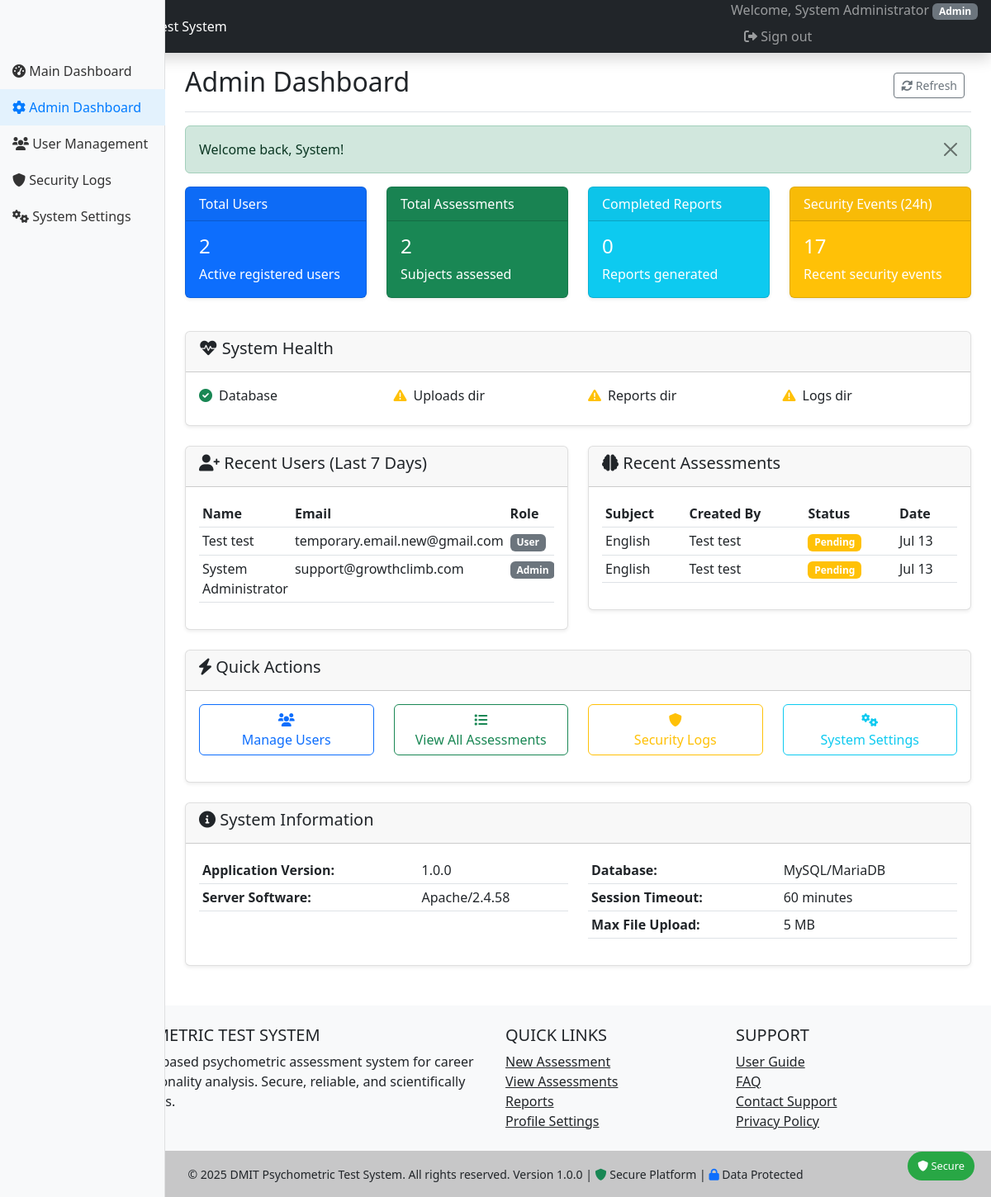
Page /admin/dashboard.php (signed in) on the committed database.
### tables this page shows
CREATE TABLE `users` (
  `id` int(11) NOT NULL,
  `username` varchar(50) NOT NULL,
  `email` varchar(100) NOT NULL,
  `password_hash` varchar(255) NOT NULL,
  `salt` varchar(32) NOT NULL,
  `role` enum('admin','counselor','user') DEFAULT 'user',
  `first_name` varchar(50) NOT NULL,
  `last_name` varchar(50) NOT NULL,
  `phone` varchar(15) DEFAULT NULL,
  `date_of_birth` date DEFAULT NULL,
  `gender` enum('male','female','other') DEFAULT NULL,
  `is_active` tinyint(1) DEFAULT 1,
  `email_verified` tinyint(1) DEFAULT 0,
  `verification_token` varchar(255) DEFAULT NULL,
  `reset_token` varchar(255) DEFAULT NULL,
  `reset_token_expires` datetime DEFAULT NULL,
  `last_login` datetime DEFAULT NULL,
  `login_attempts` int(11) DEFAULT 0,
  `locked_until` datetime DEFAULT NULL,
  `created_at` timestamp NULL DEFAULT current_timestamp(),
  `updated_at` timestamp NULL DEFAULT current_timestamp() ON UPDATE current_timestamp()
);

CREATE TABLE `assessment_subjects` (
  `id` int(11) NOT NULL,
  `user_id` int(11) NOT NULL,
  `subject_name` varchar(100) NOT NULL,
  `date_of_birth` date NOT NULL,
  `gender` enum('male','female','other') NOT NULL,
  `age_at_assessment` int(11) NOT NULL,
  `parent_name` varchar(100) DEFAULT NULL,
  `contact_email` varchar(100) DEFAULT NULL,
  `contact_phone` varchar(15) DEFAULT NULL,
  `school_name` varchar(100) DEFAULT NULL,
  `grade_class` varchar(20) DEFAULT NULL,
  `created_at` timestamp NULL DEFAULT current_timestamp(),
  `updated_at` timestamp NULL DEFAULT current_timestamp() ON UPDATE current_timestamp()
);

### admin/dashboard.php (the view, shortened to what the rows shown need)
<?php
try {
    $database = new Database();
    $conn = $database->getConnection();
    $stmt = $conn->prepare("
        SELECT u.*, DATE(u.created_at) as join_date
        FROM users u
        WHERE u.created_at >= DATE_SUB(NOW(), INTERVAL 7 DAY)
        ORDER BY u.created_at DESC
        LIMIT 10
    ");
    $stmt->execute();
    $recentUsers = $stmt->fetchAll();
    $stmt = $conn->prepare("
        SELECT s.*, u.first_name, u.last_name,
               (SELECT COUNT(*) FROM intelligence_scores i WHERE i.subject_id = s.id) as analysis_complete
        FROM assessment_subjects s
        LEFT JOIN users u ON s.user_id = u.id
        ORDER BY s.created_at DESC
        LIMIT 10
    ");
    $stmt->execute();
    $recentAssessments = $stmt->fetchAll();
} catch (Exception $e) {
    error_log("Admin dashboard error: " . $e->getMessage());
    $stats = ['total_users' => 0, 'total_assessments' => 0, 'completed_reports' => 0, 'recent_security_events' => 0];
    $recentUsers = [];
    $recentAssessments = [];
    $systemHealth = ['database' => 'error', 'uploads_dir' => 'error', 'reports_dir' => 'error', 'logs_dir' => 'error'];
}
include '../includes/header.php';
?>
<div class="container-fluid">
    <div class="row">
        <main class="col-md-9 ms-sm-auto col-lg-10 px-md-4">
            <div class="d-flex justify-content-between flex-wrap flex-md-nowrap align-items-center pt-3 pb-2 mb-3 border-bottom">
                <h1 class="h2">Admin Dashboard</h1>
            </div>
            <div class="row">
                <div class="col-md-6">
                    <div class="card">
                        <div class="card-body">
                            <?php if (empty($recentUsers)): ?>
                                <p class="text-muted">No new users in the last 7 days.</p>
                            <?php else: ?>
                                <div class="table-responsive">
                                    <table class="table table-sm">
                                        <thead>
                                            <tr>
                                                <th>Name</th>
                                                <th>Email</th>
                                                <th>Role</th>
                                            </tr>
                                        </thead>
                                        <tbody>
                                            <?php foreach ($recentUsers as $user): ?>
                                            <tr>
                                                <td><?php echo htmlspecialchars($user['first_name'] . ' ' . $user['last_name']); ?></td>
                                                <td><?php echo htmlspecialchars($user['email']); ?></td>
                                                <td>
                                                    <span class="badge bg-secondary"><?php echo ucfirst($user['role']); ?></span>
                                                </td>
                                            </tr>
                                            <?php endforeach; ?>
                                        </tbody>
                                    </table>
                                </div>
                            <?php endif; ?>
                        </div>
                    </div>
                </div>
                <div class="col-md-6">
                    <div class="card">
                        <div class="card-body">
                            <?php if (empty($recentAssessments)): ?>
                                <p class="text-muted">No recent assessments.</p>
                            <?php else: ?>
                                <div class="table-responsive">
                                    <table class="table table-sm">
                                        <thead>
                                            <tr>
                                                <th>Subject</th>
                                                <th>Created By</th>
                                                <th>Status</th>
                                                <th>Date</th>
                                            </tr>
                                        </thead>
                                        <tbody>
                                            <?php foreach ($recentAssessments as $assessment): ?>
                                            <tr>
                                                <td><?php echo htmlspecialchars($assessment['subject_name']); ?></td>
                                                <td><?php echo htmlspecialchars($assessment['first_name'] . ' ' . $assessment['last_name']); ?></td>
                                                <td>
                                                    <?php if ($assessment['analysis_complete'] > 0): ?>
                                                        <span class="badge bg-success">Complete</span>
                                                    <?php else: ?>
                                                        <span class="badge bg-warning">Pending</span>
                                                    <?php endif; ?>
                                                </td>
                                                <td><?php echo formatDate($assessment['created_at'], 'M d'); ?></td>
                                            </tr>
                                            <?php endforeach; ?>
                                        </tbody>
                                    </table>
                                </div>
                            <?php endif; ?>
                        </div>
                    </div>
                </div>
            </div>
        </main>
    </div>
</div>
<?php include '../includes/footer.php'; ?>

### rows in the picture
users: first_name+last_name "Test test", email "temporary.email.new@gmail.com", role "User"
users: first_name+last_name "System Administrator", email "support@growthclimb.com", role "Admin"
assessment_subjects: subject_name "English", user.last_name "Test test", created_at "Jul 13"
assessment_subjects: subject_name "English", user.last_name "Test test", created_at "Jul 13"

### other values in the picture
$_SESSION['user_name'] "System Administrator"
$_SESSION['user_role'] "Admin"
$message "Welcome back, System!"
$stats['total_users'] "2"
$stats['total_assessments'] "2"
$stats['completed_reports'] "0"
$stats['recent_security_events'] "17"
str_replace('_', ' ', $component) "Database"
str_replace('_', ' ', $component) "Uploads dir"
str_replace('_', ' ', $component) "Reports dir"
str_replace('_', ' ', $component) "Logs dir"
APP_VERSION "1.0.0"
$_SERVER['SERVER_SOFTWARE'] "Apache/2.4.58"
SESSION_LIFETIME / 60 "60"
formatFileSize(MAX_FILE_SIZE) "5 MB"
